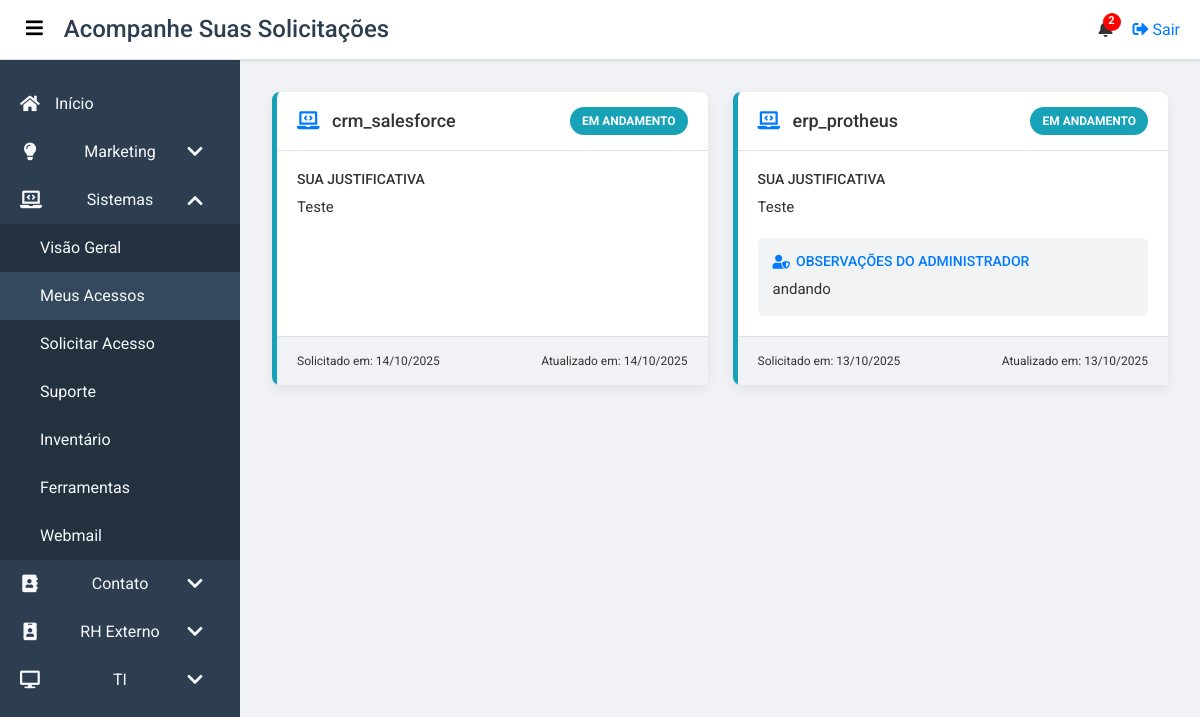
The app's page /sistemas/acessos (signed in) with its own data.
### app/models.py (models this page shows, shortened)
class AccessRequest(db.Model):
    id = db.Column(db.Integer, primary_key=True)
    user_id = db.Column(db.Integer, db.ForeignKey('user.id'), nullable=False)
    sistema = db.Column(db.String(150), nullable=False)
    justificativa = db.Column(db.Text, nullable=False)
    status = db.Column(db.String(50), nullable=False, default='Pendente')  # Status: Pendente, Em andamento, Liberado, Negado
    admin_notes = db.Column(db.Text, nullable=True)
    requested_at = db.Column(db.DateTime, nullable=False, default=datetime.utcnow)
    updated_at = db.Column(db.DateTime, nullable=False, default=datetime.utcnow, onupdate=datetime.utcnow)

### app/routes.py (the view)
@main.route('/sistemas/acessos')
@login_required
def sistemas_acessos():
    requests = AccessRequest.query.filter_by(user_id=current_user.id).order_by(AccessRequest.requested_at.desc()).all()
    return render_template('sistemas_acessos.html', requests=requests)

### app/routes.py (called while the page is built)
@main.context_processor
def inject_user_groups():
    if current_user.is_authenticated:
        user_groups = {group.name for group in current_user.groups}
        return dict(user_groups=user_groups)
    return dict(user_groups=set()) # Return an empty set for anonymous users

@main.context_processor
def inject_notifications():
    if current_user.is_authenticated:
        unread_notifications = Notification.query.filter_by(user_id=current_user.id, is_read=False).order_by(Notification.created_at.desc()).all()
        unread_notifications_count = len(unread_notifications)
        return dict(unread_notifications=unread_notifications, unread_notifications_count=unread_notifications_count)
    return dict(unread_notifications=[], unread_notifications_count=0) # Return empty for anonymous users

### app/templates/sistemas_acessos.html (shortened to what this page needs)
{% extends "base.html" %}
{% block body_class %}dashboard-page{% endblock %}
{% block page_title %}Acompanhe Suas Solicitações{% endblock %}
{% block content %}
<div class="access-requests-container">
    {% if requests %}
        <div class="requests-grid">
            {% for req in requests %}
                <div class="request-card status-border-{{ req.status.lower().replace(' ', '-') }}">
                    <div class="card-header">
                        <h5 class="system-name"><i class="fas fa-laptop-code"></i> {{ req.sistema }}</h5>
                        <span class="status-badge status-{{ req.status.lower().replace(' ', '-') }}">
                            {{ req.status }}
                        </span>
                    </div>
                    <div class="card-body">
                        <div class="info-section">
                            <h6>Sua Justificativa</h6>
                            <p>{{ req.justificativa }}</p>
                        </div>
                        {% if req.admin_notes %}
                        <div class="info-section admin-notes">
                            <h6><i class="fas fa-user-shield"></i> Observações do Administrador</h6>
                            <p>{{ req.admin_notes }}</p>
                        </div>
                        {% endif %}
                    </div>
                    <div class="card-footer">
                        <span>Solicitado em: {{ req.requested_at.strftime('%d/%m/%Y') }}</span>
                        <span>Atualizado em: {{ req.updated_at.strftime('%d/%m/%Y') }}</span>
                    </div>
                </div>
            {% endfor %}
        </div>
    {% else %}
        <div class="card-placeholder">
            <i class="fas fa-folder-open"></i>
            <p>Você ainda não fez nenhuma solicitação de acesso.</p>
            <a href="{{ url_for('main.sistemas_solicitacoes') }}" class="btn-primary">Solicitar meu primeiro acesso</a>
        </div>
    {% endif %}
</div>
{% endblock %}

### app/static/css/base.css (style rules this page uses)
:root { --primary-color: #007bff; --secondary-color: #2c3e50; --background-light: #f0f2f5; --background-white: #ffffff; --text-color: #333; --text-light: #f8f9fa; --border-color: #dee2e6; --shadow-color: rgba(0, 0, 0, 0.1); }
body { font-family: 'Roboto', sans-serif; margin: 0; padding: 0; background-color: var(--background-light); color: var(--text-color); -webkit-font-smoothing: antialiased; -moz-osx-font-smoothing: grayscale; }
h1, h2, h3, h4, h5, h6 { margin: 0; font-weight: 500; }

### app/templates/sistemas_acessos.html (style rules this page uses)
.access-requests-container { max-width: 1100px; margin: 0 auto; }
.requests-grid { display: grid; grid-template-columns: repeat(auto-fill, minmax(320px, 1fr)); gap: 25px; }
.request-card { background-color: var(--background-white); border-radius: 8px; box-shadow: 0 4px 12px rgba(0,0,0,0.07); display: flex; flex-direction: column; border-left: 5px solid #ccc; transition: transform 0.2s ease-in-out, box-shadow 0.2s ease-in-out; }
.status-border-em-andamento { border-left-color: #17a2b8; }
.card-header { display: flex; justify-content: space-between; align-items: center; padding: 15px 20px; border-bottom: 1px solid var(--border-color); }
.system-name { font-size: 18px; margin: 0; color: var(--text-color-dark); }
.system-name .fas { margin-right: 8px; color: var(--primary-color); }
.card-body { padding: 20px; flex-grow: 1; }
.info-section h6 { font-size: 14px; color: var(--text-color-light); margin: 0 0 8px 0; text-transform: uppercase; display: flex; align-items: center; }
.info-section h6 .fas { margin-right: 6px; }
.info-section p { margin: 0; font-size: 15px; line-height: 1.5; }
.admin-notes { margin-top: 20px; background-color: #f1f3f5; padding: 15px; border-radius: 6px; }
.admin-notes h6 { color: var(--primary-color); }
.card-footer { display: flex; justify-content: space-between; padding: 15px 20px; background-color: var(--background-light); font-size: 12px; color: var(--text-color-light); border-top: 1px solid var(--border-color); border-radius: 0 0 8px 8px; }
.status-badge { padding: 5px 12px; border-radius: 15px; font-weight: bold; color: white; font-size: 12px; text-transform: uppercase; }
.status-em-andamento { background-color: #17a2b8; }

### records on screen
AccessRequest: sistema "crm_salesforce", status "EM ANDAMENTO", justificativa "Teste", requested_at "14/10/2025", updated_at "14/10/2025"
AccessRequest: sistema "erp_protheus", status "EM ANDAMENTO", justificativa "Teste", admin_notes "andando", requested_at "13/10/2025", updated_at "13/10/2025"

### other values on screen
{{ unread_notifications_count }} "2"
